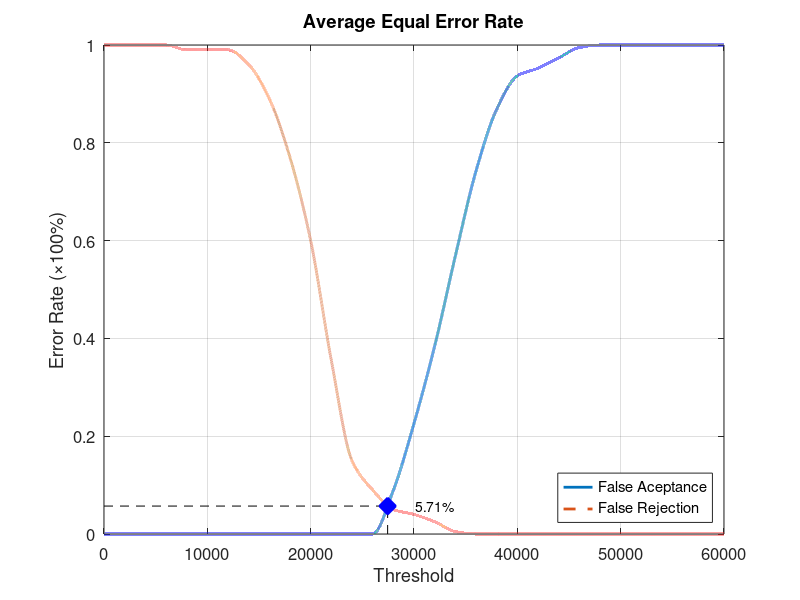
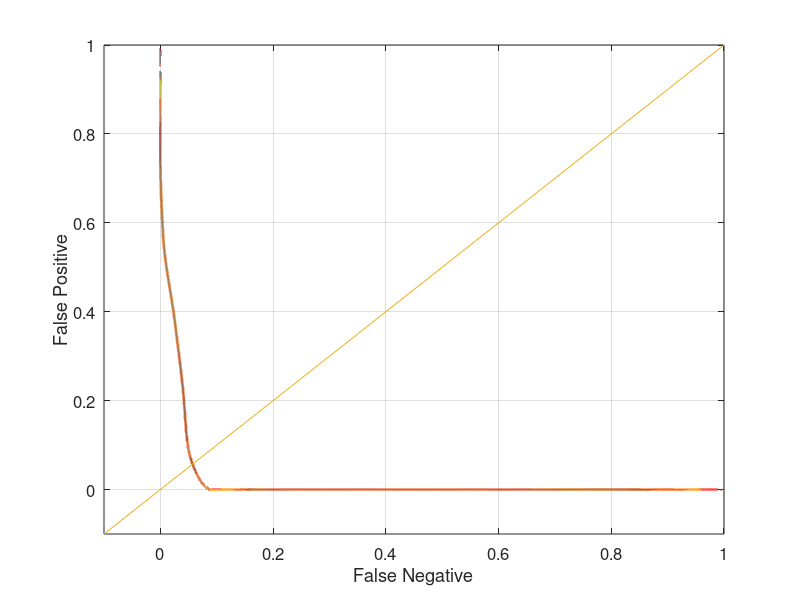

Here is the MATLAB script that generated these plots, in order:
function yEER = Database4_4
close all;
clear;
clc;
x = 0:2000:60000;
xq = 0:0.5:60000;

y0 = [0 0 0 0 0 0 0 0 0 0 0 0 0 0 0.0894737 0.226316 0.384211 0.568421 0.742105 0.868421 0.936842 0.952632 0.973684 0.994737 1 1 1 1 1 1 1];
yy0 = interp1(x, y0, xq, 'pchip');
y1 = [1 1 1 1 0.99 0.99 0.99 0.96 0.89 0.77 0.6 0.355 0.15 0.09 0.05 0.04 0.025 0.005 0 0 0 0 0 0 0 0 0 0 0 0 0];
yy1 = interp1(x, y1, xq, 'pchip');

% Calculating EER: 
y2 = abs(y0 - y1);
find(y2 == min(y2))
yy2 = abs(yy0 - yy1);
xEER = find(yy2 == min(yy2));
xEERIndex = xq(xEER) % X-axis EER
yEER = yy0(xEER) % Y-axis EER

main = figure
plot(xq, yy0,'-','LineWidth', 2);	hold on
plot(xq, yy1,'--','LineWidth', 2);	hold on
plot([xEERIndex xEERIndex], [0 yEER], 'k--');	hold on
plot([0 xEERIndex], [yEER yEER], 'k--');	hold on
plot(xEERIndex, yEER, 'bx', 'LineWidth', 10);	hold on
text(xEERIndex + 10 * xEERIndex / 100, yEER, [num2str(round((10000 * yEER)) / 100) '%'])
legend('False Aceptance', 'False Rejection', 'Location', 'SouthEast')
xlabel('Threshold')
ylabel('Error Rate (\times100%)')
title('Average Equal Error Rate')
set(gca, 'FontSize', 12)
axis([0 60000 0 1])
grid on

print(main, 'Database4_4Main', '-dpng');
FNRxFPR = figure('Color', [1 1 1]);
plot(yy1, yy0, '-', yy1, yy0, 'LineWidth', 2);
hold on
y = -0.1:0.1:1
plot(y, y); 
set(gca, 'FontSize', 12)
xlabel('False Negative')
ylabel('False Positive')
axis([-0.1 1 -0.1 1])
set(gca, 'FontSize', 12)
grid on

print(FNRxFPR, 'Database4_4FNRxFPR','-dpng');
end
